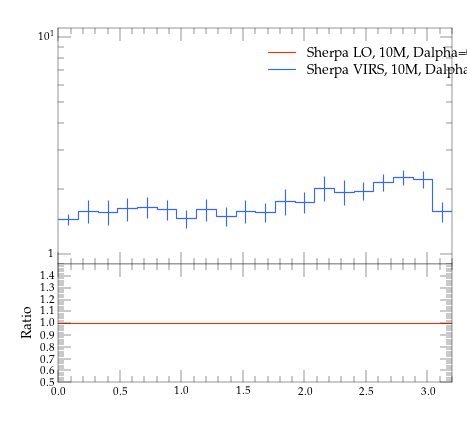

Source code (Python):
#! /usr/bin/env python

# This Python script was auto-generated using YODA v2.0.0.
# Analysis object: /evtb/inc_tjg_dphi
# Timestamp: 15-04-2024 (14:39:01)

import matplotlib as mpl
import matplotlib.pyplot as plt
mpl.use('Agg') # comment out for interactive use
import os
import numpy as np

plotDir = os.path.split(os.path.realpath(__file__))[0]
if 'YODA_USER_PLOT_PATH' in globals():
    plot_outdir = globals()['YODA_USER_PLOT_PATH']
else:
    plot_outdir = plotDir

#plot style
plt.style.use(os.path.join(plotDir, '../default.mplstyle'))
# plot metadata
figW, figH = plt.rcParams['figure.figsize']
ax_xLabel = r''
ax_yLabel = r''
ax_title  = r''
ax_xScale = 'linear'
ax_yScale = 'log'
xLims = (0.0, 3.2)
yLims = (0.9, 11.0)

# TeX-friendly labels for the legend
labels = [ r"Sherpa LO, 10M, Dalpha=0.01", r"Sherpa VIRS, 10M, Dalpha=0.01" ]

# Create figure and axis objects
fig, (ax, ratio0_ax) = plt.subplots(2, 1, sharex=True,
                  figsize=(figW,figH), gridspec_kw={'height_ratios': (2, 1)})
ratio0_ax.yaxis.set_major_locator(mpl.ticker.MultipleLocator(0.1))
ratio0_ax.set_ylim(0.5, 1.4999)
ratio0_ax.set_ylabel('Ratio')

# LineColor map: curve index -> color
linecolors = {0: '#EE3311', 1: '#3366FF'}
# the numerical data is stored in a separate file
dataf = dict()
prefix = os.path.split(__file__)[0]
if prefix:    prefix = prefix + '/'
exec(open(prefix+'inc_tjg_dphi__data.py').read(), dataf)


legend_handles = [] # keep track of handles for the legend

# style options for curves
# starts at zorder>=5 to draw curve on top of legend
styles = {
  'curve0': {
    'color' : linecolors[0],
    'linestyle' : '-',
    'marker' : 'o',
    'zorder' : 5,
    'histstyle' : True,
  },
  'curve1': {
    'color' : linecolors[1],
    'linestyle' : '-',
    'marker' : 'o',
    'zorder' : 6,
    'histstyle' : True,
  },
}
# curve from input yoda files in main panel
for label in dataf['yvals'].keys():
    if all(np.isnan(v) for v in dataf['yvals'][label]):
        continue
    tmp = None
    if styles[label]['histstyle']: # draw as histogram
        tmp, = ax.plot(dataf['xedges'], dataf['yedges'][label],
                       color=styles[label]['color'],
                       linestyle=styles[label]['linestyle'],
                       drawstyle='steps-pre', solid_joinstyle='miter',
                       zorder=styles[label]['zorder'], label=label)
        ax.errorbar(dataf['xpoints'], dataf['yvals'][label], color=styles[label]['color'],
                    xerr=dataf['xerrs'], yerr=[dataf['ydowns'][label], dataf['yups'][label]],
                    linestyle='none', zorder=styles[label]['zorder'])
    else: # draw as scatter
        tmp = ax.errorbar(dataf['xpoints'], dataf['yvals'][label],
                          xerr=dataf['xerrs'],
                          yerr=[ dataf['ydowns'][label],
                          dataf['yups'][label] ],
                          fmt=styles[label]['marker'],
                          ecolor=styles[label]['color'],
                          color=styles[label]['color'], zorder=2)
        tmp[-1][0].set_linestyle(styles[label]['linestyle'])
    legend_handles += [tmp]
    for varLabel in dataf['variation_yvals'].keys():
        if varLabel.startswith(label):
            tmp, = ax.plot(dataf['xedges'], dataf['variation_yvals'][varLabel],
                           color=styles[label]['color'],
                           linestyle=styles[label]['linestyle'],
                           drawstyle='steps-pre', solid_joinstyle='miter',
                           zorder=styles[label]['zorder'], alpha=0.5)


# plots on ratio panel
# curve from input yoda files in ratio panel
for label, yvals in dataf['ratio0_yvals'].items():
    if all(np.isnan(v) for v in yvals):
        continue
    if styles[label]['histstyle']: # plot as histogram
        ratio0_ax.plot(dataf['xedges'], yvals,
                       color=styles[label]['color'],
                       linestyle=styles[label]['linestyle'],
                       drawstyle='steps-pre', zorder=1,
                       solid_joinstyle='miter')
        ratio0_ax.vlines(dataf['xpoints'],
                         dataf['ratio0_ymin'][label],
                         dataf['ratio0_ymax'][label],
                         color=styles[label]['color'], zorder=1)
    else: # plot as scatter
        tmp = ratio0_ax.errorbar(dataf['xpoints'],
                                 yvals, xerr=dataf['xerrs'],
                                 yerr=dataf['ratio0_yerrs'][label],
                                 fmt=styles[label]['marker'],
                                 ecolor=styles[label]['color'],
                                 color=styles[label]['color'])
        tmp[-1][0].set_linestyle(styles[label]['linestyle'])

    for varlabel in dataf['ratio0_variation_vals'].keys():
        if varlabel.startswith(label):
            ratio0_ax.plot(dataf['xedges'],
                            dataf['ratio0_variation_vals'][varlabel],
                            color=styles[label]['color'],
                            linestyle=styles[label]['linestyle'],
                            drawstyle='steps-pre', solid_joinstyle='miter',
                            zorder=1, alpha=0.5)

legend_pos = (0.5, 0.97)
ax.legend(legend_handles, labels, loc='upper left', bbox_to_anchor=legend_pos)

# set plot metadata as defined above
ratio0_ax.set_xlabel(ax_xLabel)
ratio0_ax.xaxis.set_label_coords(1., -.15)
ax.set_ylabel(ax_yLabel, loc='top')
ax.set_title(ax_title, loc='left')
ax.set_xscale(ax_xScale)
ax.set_yscale(ax_yScale)
ax.set_xlim(xLims)
ax.set_ylim(yLims)

# tick formatting
plt.rcParams['xtick.top'] = True
plt.rcParams['ytick.right'] = True
ax.yaxis.set_major_locator(mpl.ticker.LogLocator(base=10.0, numticks=np.inf))
ax.yaxis.set_minor_locator(mpl.ticker.LogLocator(
                           base=10.0, subs=np.arange(0.1, 1, 0.1), numticks=np.inf))
fig.align_ylabels((ax, ratio0_ax))
plt.savefig(os.path.join(plot_outdir, 'inc_tjg_dphi.pdf'), format='PDF')
plt.savefig(os.path.join(plot_outdir, 'inc_tjg_dphi.png'), format='PNG')

plt.close(fig)
